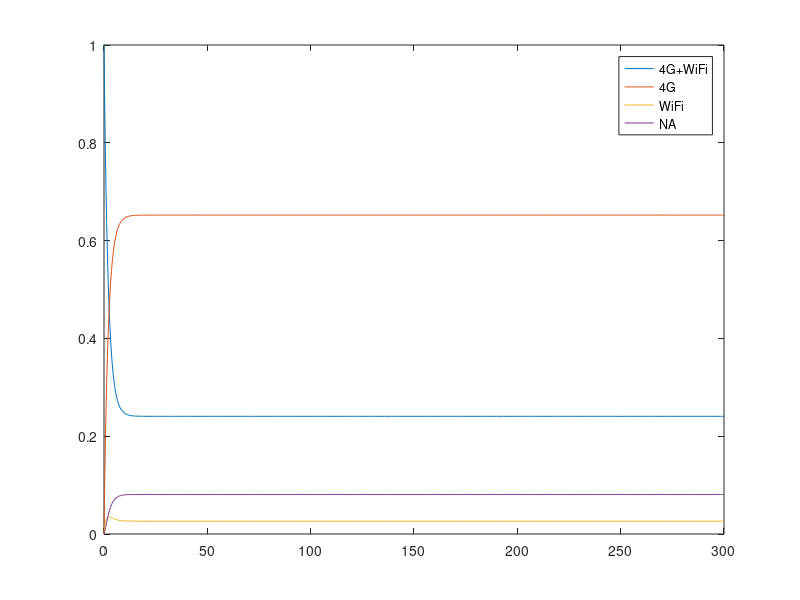

Reproduce this figure in MATLAB.
clear all;


Q = [-1/3-1/20-1/100 1/3 1/20 1/100;
     1/8 -1/8-1/20-1/100 0 1/20+1/100;
     1/2 0 -1/2-1/3-1/100 1/3+1/100;
     0 1/2 1/8 -1/2-1/8];

pi0 = [1, 0, 0, 0];

[t, Sol] = ode45(@(t,x) Q'*x, [0,300], pi0');

plot(t, Sol, "-");
legend("4G+WiFi", "4G", "WiFi", "NA");